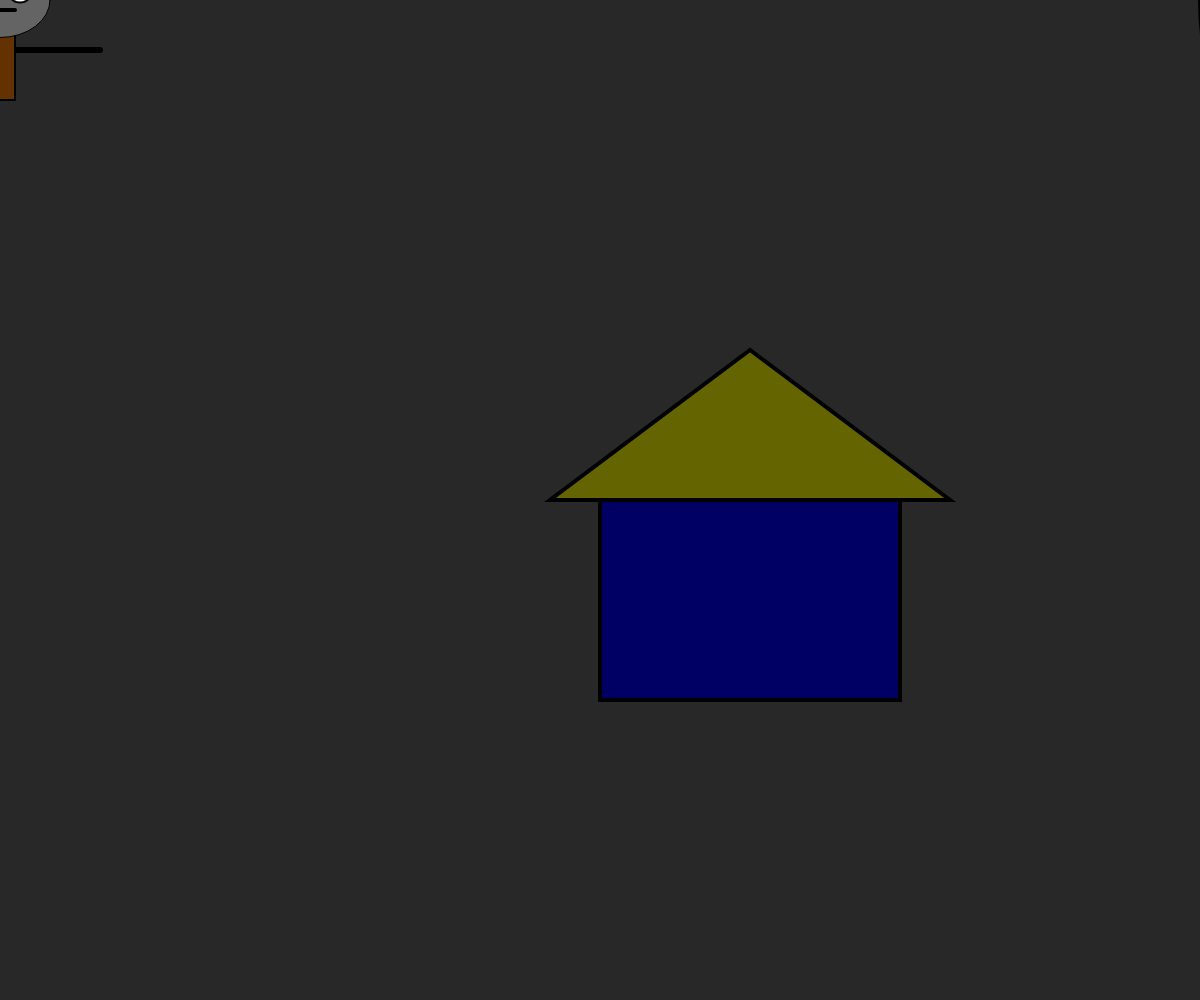
Frame 1 (no input)
Frame 60 (no input): identical to frame 1, image omitted
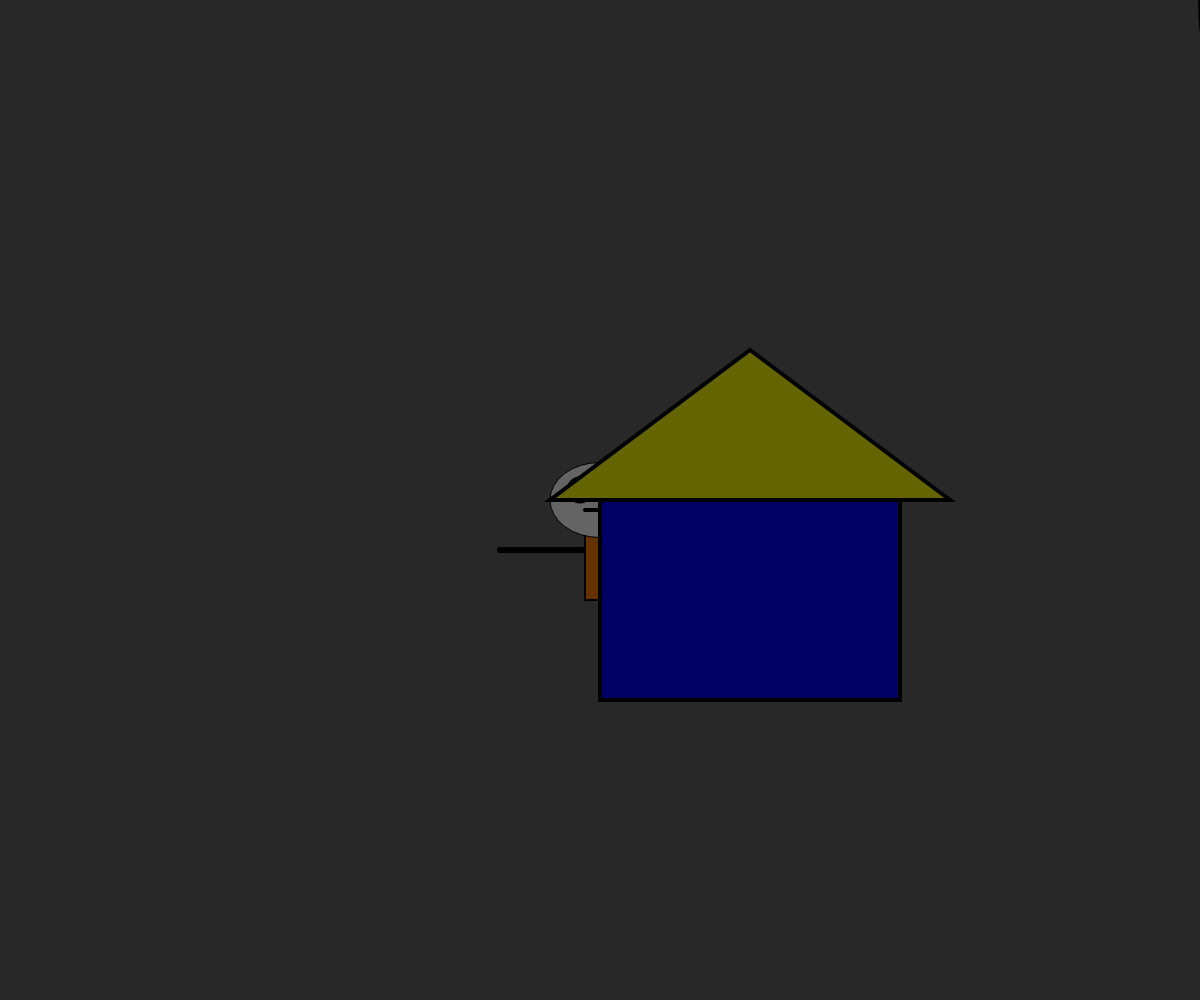
Frame 120 (the mouse pressed at the canvas centre since frame 60)

The p5.js sketch that drew these frames (run headless with seeded random() and noise() and a simulated clock; from frame 60 on, the mouse is pressed at the canvas centre):

// p5.js sketch
// ── sketch.js
// Interactive Scene
// Ian Fuchs
// 2/6/2020
//
// Extra for Experts:
// - describe what you did to take this project "above and beyond"

let x,y;
//let currentBack = (i = 0, i <=3, i++);

//if mouseIsPressed(){
//  return currentBack(i++);
//}

function setup() {
  createCanvas(windowWidth, windowHeight);
  let x = width/2;
  let y = height/2;
}


function draw() {
  background(40);
  character(mouseX,mouseY);
  background1();
  screentext(); 
  
  
}




function character (x,y){

  //hugging arms
  strokeWeight(6); 
  fill(255);
  line(x-100,y+50,x+100,y+50);

  //body
  rectMode(CENTER);
  fill(100,50,0);
  strokeWeight(2);
  rect(x,y+50,30,100);

  //head
  fill(100);
  strokeWeight(1);
  ellipse(x, y, 100, [75]); //base head
  fill (255,255,255);
  strokeWeight(2);
  circle(x-20,y-10,25); //two eyes
  circle(x+20,y-10,25);
  fill(255);
  strokeWeight(4); //mouth
  line(x-15, y+10, x+15,y+10);
  
  



  

}

function background1(){
  strokeWeight(4);
  
  fill(255,200,200);

  circle(1500,0,600);
  
  fill(0,0,100);
  rectMode(CORNER);
  rect(600,500,300,200);
  fill(100,100,0);

  triangle(550, 500, 950, 500, 750, 350);
  fill(150,0,100);

}

function screentext(){ //text for the bottom right corner
  fill(255);
  textSize(50);
  text("Ian Fuchs", 1200, 700);
  text("He's coming...",1200,750);
}
